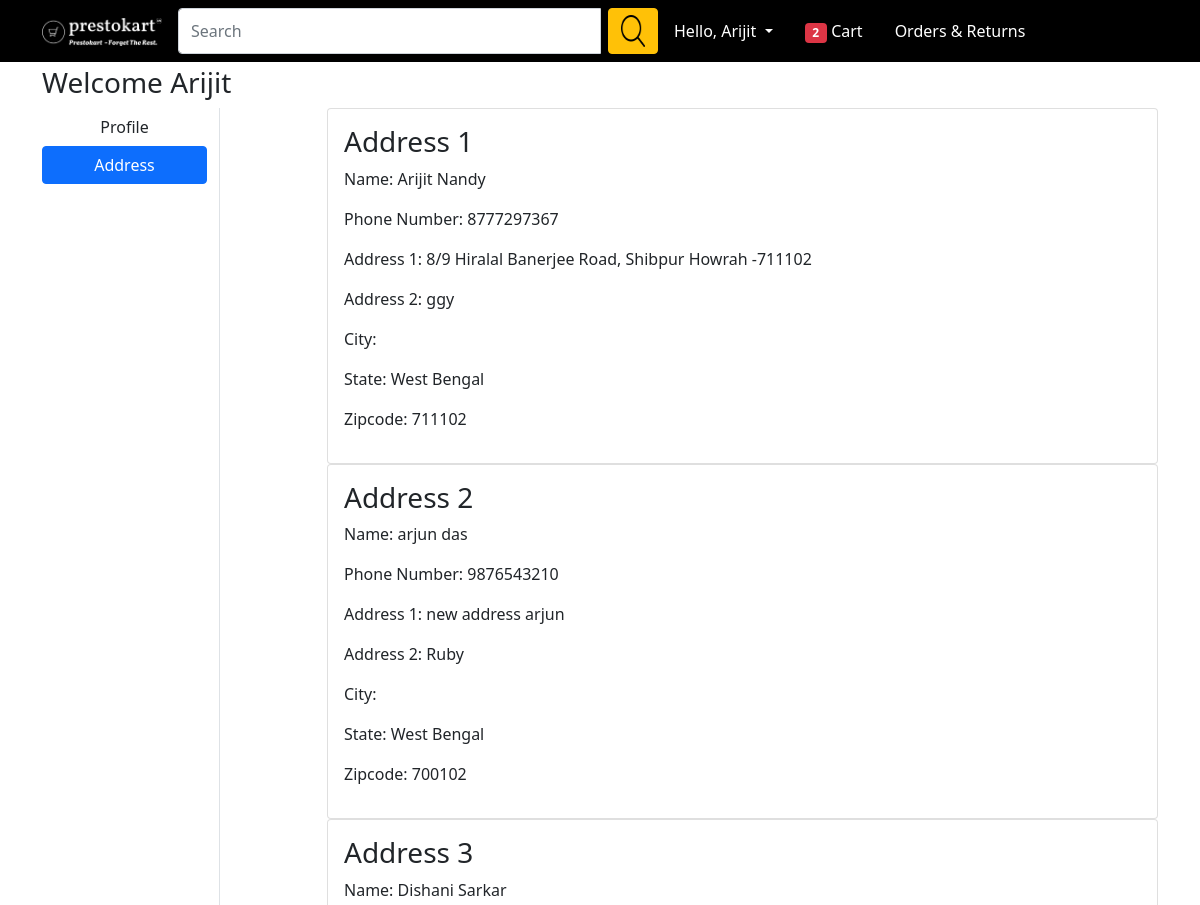
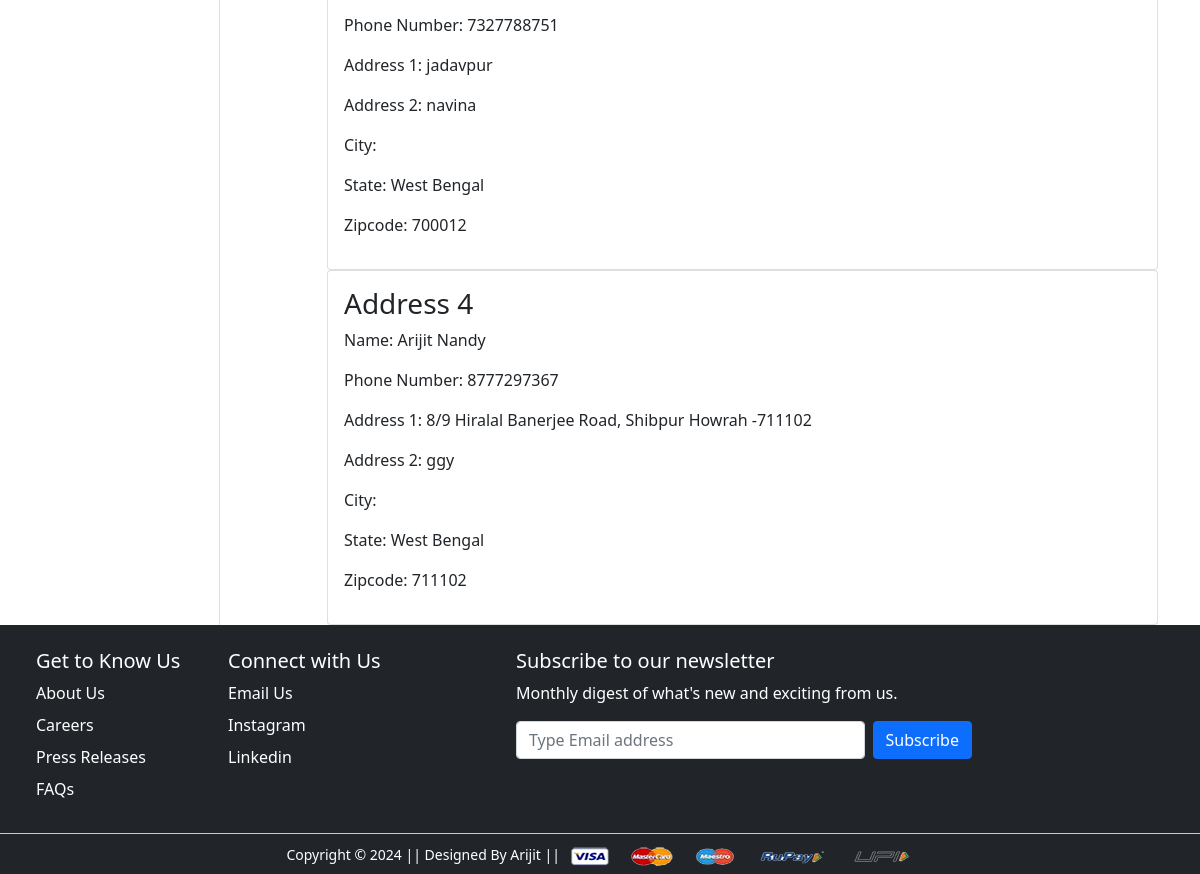
Page /address/ (signed in) on the earlier database version (2 pictures, top to bottom).
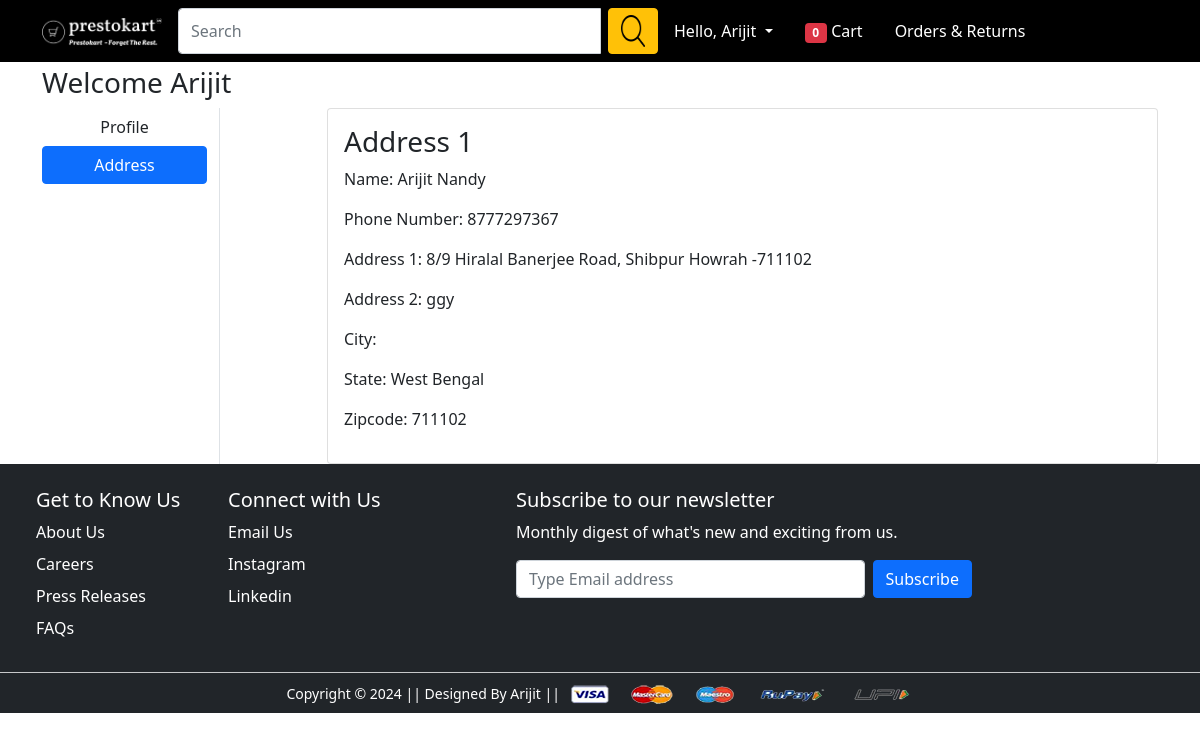
Same page on the later database version.
### app/models.py (models this page shows, shortened)
class Address(models.Model):
	statename = [
		("Andhra Pradesh", "Andhra Pradesh"),
		("Arunachal Pradesh", "Arunachal Pradesh"),
		("Assam", "Assam"),
		("Bihar", "Bihar"),
		("Chhattisgarh", "Chhattisgarh"),
		("Goa", "Goa"),
		("Gujarat", "Gujarat"),
		("Haryana", "Haryana"),
		("Himachal Pradesh", "Himachal Pradesh"),
		("Jharkhand", "Jharkhand"),
		("Karnataka", "Karnataka"),
		("Kerala", "Kerala"),
		("Madhya Pradesh", "Madhya Pradesh"),
		("Maharashtra", "Maharashtra"),
		("Manipur", "Manipur"),
		("Meghalaya", "Meghalaya"),
		("Mizoram", "Mizoram"),
		("Nagaland", "Nagaland"),
		("Odisha", "Odisha"),
		("Punjab", "Punjab"),
		("Rajasthan", "Rajasthan"),
		("Sikkim", "Sikkim"),
		("Tamil Nadu", "Tamil Nadu"),
		("Telangana", "Telangana"),
		("Tripura", "Tripura"),
		("Uttar Pradesh", "Uttar Pradesh"),
		("Uttarakhand", "Uttarakhand"),
		("West Bengal", "West Bengal"),
	]
	userid = models.ForeignKey(User,on_delete=models.CASCADE)
	name =  models.CharField(max_length = 50, blank = False)
	phonenumber = models.DecimalField(max_digits=10, decimal_places=0, default = None)
	address1 = models.CharField(max_length = 50, blank = False)
	address2 = models.CharField(max_length = 50, blank = False)
	city = models.CharField(max_length = 50, blank = False)
	state = models.CharField(max_length = 50, blank = False, choices = statename)
	zipcode = models.DecimalField(max_digits=6, decimal_places=0)

### app/views.py (the view)
# urls.py: path('address/', views.address, name='address'),
@login_required(login_url="login")
def address(request):
	carts = []
	addreses = []
	User = get_user_model()
	if request.user.is_authenticated:
		user_instance = User.objects.get(id=request.user.id)
		carts = Addtocart.objects.filter(userid=user_instance)
		addreses = Address.objects.filter(userid = user_instance)
	else:
		user_instance = None
	context = {
		"noofitems" : len(carts),
		"addreses" : addreses
	}
	return render(request, 'app/address.html',context)

### app/templates/app/address.html (shortened to what this page needs)
{% extends 'app/base.html' %}
{% load static %}
{% block main-content %}
<div class="container" style="padding-top: 1.3vh;">
 <div class="row">
 <h3>Welcome {{request.user.first_name}}</h3>
  <div class="col-sm-2 border-end">
   <ul class="list-unstyled">
    <li class="d-grid"><a href="{% url 'profile' %}" class="btn ">Profile</a></li>
    <li class="d-grid"><a href="{% url 'address' %}" class="btn btn-primary">Address</a></li>
   </ul>
  </div>
  <div class="col-sm-9 offset-sm-1">
   <div class="row">
    <div class="">
        {% for address in addreses %}
     <div class="card">
      <div class="card-body">
       <h3>Address {{ forloop.counter }}</h3>
       <p>Name: {{address.name}}</p>
       <p>Phone Number: {{address.phonenumber}}</p>
       <p>Address 1: {{address.address1}}</p>
       <p>Address 2: {{address.address2}}</p>
       <p>City: {{addreses.city}} </p>
       <p>State: {{address.state}}</p>
       <p>Zipcode: {{address.zipcode}}</p>
      </div>
     </div>
     {% endfor %}
    </div>
   </div>
  </div>
 </div>
</div>
{% endblock main-content %}

### app/templates/app/base.html (shortened to what the changed rows need)
<!doctype html>
{% load static %}
<html lang="en">
	<head>
		<link href="https://cdn.jsdelivr.net/npm/bootstrap@5.0.0-beta1/dist/css/bootstrap.min.css" rel="stylesheet"
>
		<link rel="stylesheet" href="{% static 'app/css/owl.carousel.min.css' %}">
		<link rel="stylesheet" href="{% static 'app/css/all.min.css' %}">
		<link rel="stylesheet" href="{% static 'app/css/style.css' %}">
	</head>
	<body class="d-flex flex-column min-vh-100 " style="overflow-x: hidden;">
		<nav class="navbar navbar-expand-lg navbar-dark fixed-top" style="background-color: black;">
			<div class="container">
				<div class="collapse navbar-collapse" id="navbarSupportedContent">
					<div>
						<ul class="navbar-nav me-auto mb-2 mb-lg-0">
							<li class="nav-item mx-2">
								<a href="{% url 'add-to-cart' %}" class="nav-link text-white">
									{% if request.user.is_authenticated %}
									<span class="badge bg-danger">{{noofitems}}</span> Cart </a>
								{% else %}
								<span class="badge bg-danger">0</span> Cart </a>
								{% endif%}
							</li>
						</ul>
					</div>
				</div>
			</div>
		</nav>
				{% block main-content %} {% endblock main-content %}
	</body>
</html>

Differences in the rows shown:
removed Address: name "arjun das", phonenumber "9876543210", address1 "new address arjun", address2 "Ruby", state "West Bengal", zipcode "700102"
removed Address: name "Dishani Sarkar", phonenumber "7327788751", address1 "jadavpur", address2 "navina", state "West Bengal", zipcode "700012"
removed Address: name "Arijit Nandy", phonenumber "8777297367", address1 "8/9 Hiralal Banerjee Road, Shibpur Howrah -711102", address2 "ggy", state "West Bengal", zipcode "711102"
Other differences:
{{ noofitems }}: "2" → "0"
